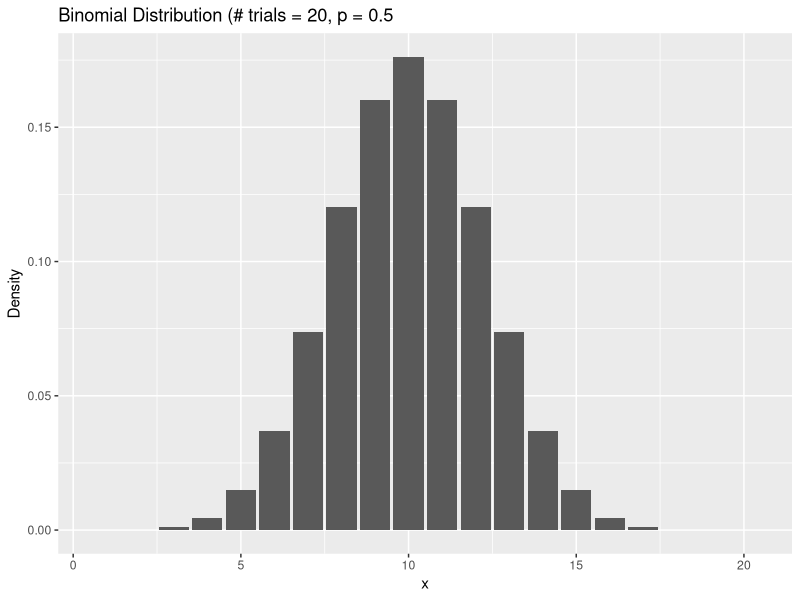
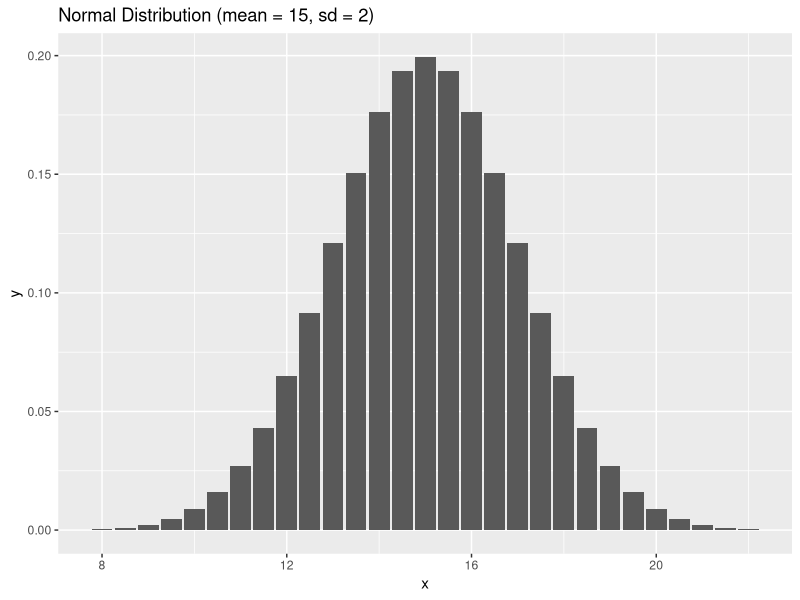
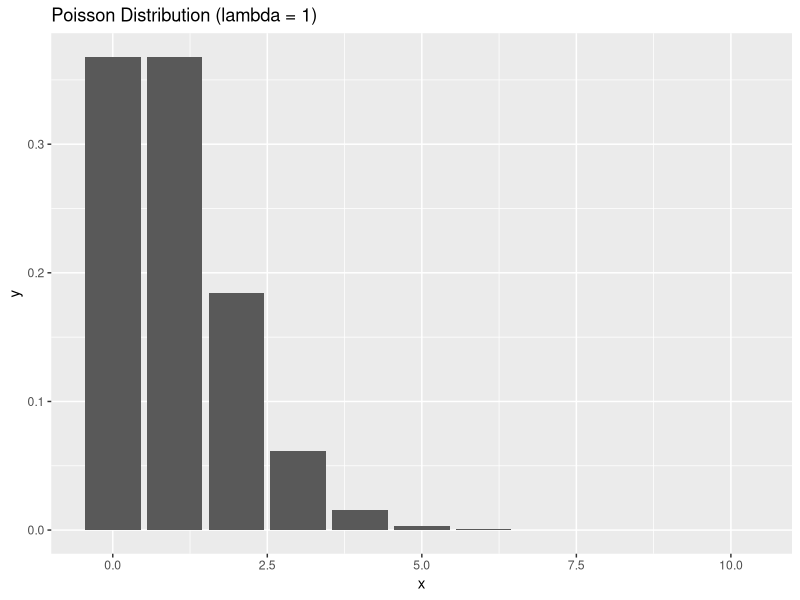
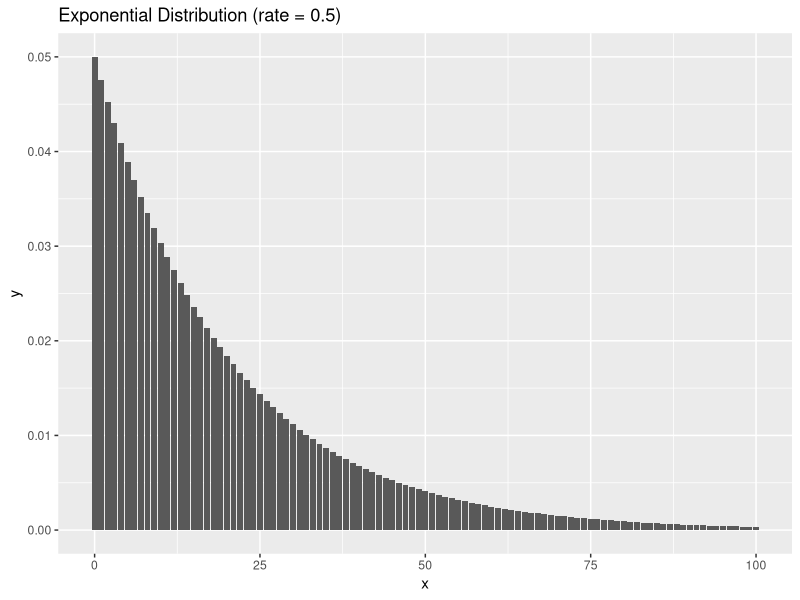
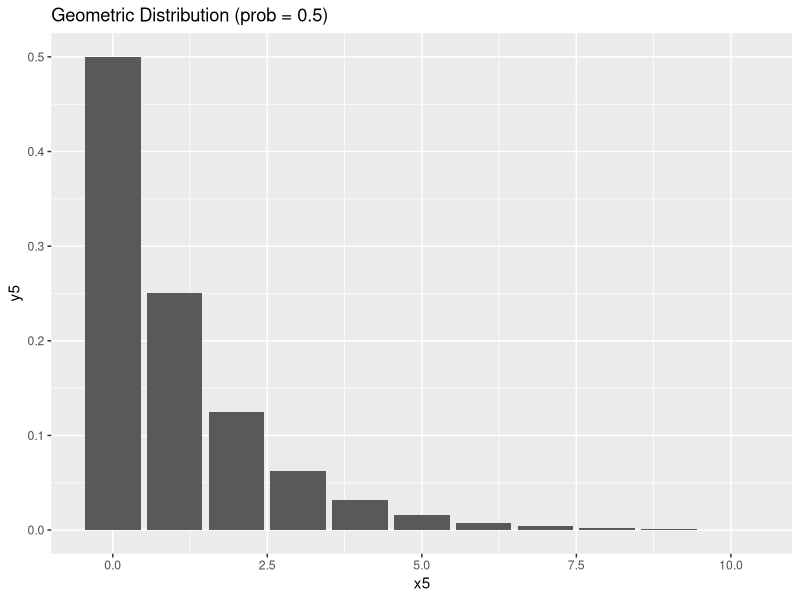

Source code (R) for these figures, in order:
# libraries
library(ggplot2)

# binomial distribution
x1 <- 1:20
df <- data.frame(x = x1, y = dbinom(x1, 20, 0.5))

ggplot(df, aes(x = x, y = y)) +
  geom_bar(stat = "identity") +
  ylab("Density") +
  ggtitle("Binomial Distribution (# trials = 20, p = 0.5")

dbinom(10, size = 20, prob = 0.5)

# normal distribution
x2<-seq(8, 22, by = .5)
y<- dnorm(x2, mean = 15, sd = 2)
df2 <- data.frame(x = x2, y = y)
ggplot(df2, aes(x = x, y = y)) +
  geom_bar(stat = "identity") +
ggtitle("Normal Distribution (mean = 15, sd = 2)")

# poisson distribution
x3 <- 0:10
df3 <- data.frame(x = x3, y = dpois(x3, lambda = 1, log = FALSE))
ggplot(df3, aes(x = x, y = y)) +
  geom_bar(stat = "identity") +
  ggtitle("Poisson Distribution (lambda = 1)")

# Exponential distribution
x4 <- seq(0,100, by=1)
y4 <- dexp(x4, rate = .05, log = FALSE)
df4 <- data.frame(x = x4, y = y4)
ggplot(df4, aes(x = x, y = y)) +
  geom_bar(stat = "identity") +
  ggtitle("Exponential Distribution (rate = 0.5)")

# Geometric distribution
x5 <- seq(0,10, by=1)
y5 <- dgeom(x5, 0.5, log = FALSE)
df5 <- data.frame(x = x5, y = y5)
ggplot(df5, aes(x = x5, y = y5)) +
  geom_bar(stat = "identity") +
  ggtitle("Geometric Distribution (prob = 0.5)")
